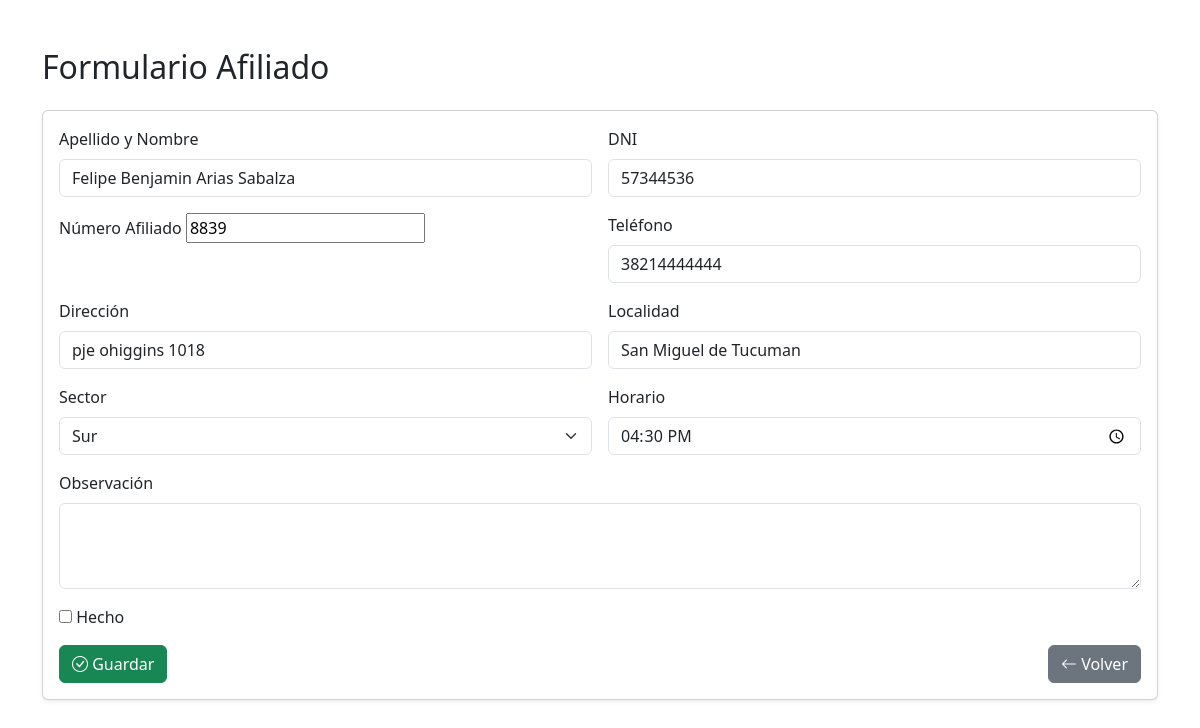
The page /afiliados/editar/5/ (signed in) on the database its author committed.
### afiliados/models.py (models this page shows, shortened)
class Afiliado(models.Model):
    numero_afiliado = models.CharField(max_length=20, unique=True)
    apellido_nombre = models.CharField(max_length=100)
    dni = models.CharField(max_length=20)
    telefono = models.CharField(max_length=20, blank=True, null=True)
    direccion = models.CharField(max_length=200, blank=True, null=True)
    localidad = models.CharField(max_length=100, blank=True, null=True)
    SECTOR_CHOICES = [
        ('Norte', 'Norte'),
        ('Sur', 'Sur'),
        ('Este', 'Este'),
        ('Oeste', 'Oeste'),
        ('Centro', 'Centro'),
    ]
    sector = models.CharField(max_length=20, choices=SECTOR_CHOICES)
    horario = models.TimeField(blank=True, null=True)
    observacion = models.TextField(blank=True, null=True)
    hecho = models.BooleanField(default=False)

### afiliados/views.py (the view)
# urls.py: path('editar/<int:pk>/', views.editar_afiliado, name='editar_afiliado'),
@login_required
def editar_afiliado(request, pk):
    afiliado = get_object_or_404(Afiliado, pk=pk)
    if request.method == "POST":
        form = AfiliadoForm(request.POST, instance=afiliado)
        if form.is_valid():
            form.save()
            return redirect("lista_afiliados")
    else:
        form = AfiliadoForm(instance=afiliado)
    return render(request, "afiliados/editar_afiliado.html", {"form": form})

### afiliados/forms.py
class AfiliadoForm(forms.ModelForm):
    class Meta:
        model = Afiliado
        fields = '__all__'
        widgets = {
            'apellido_nombre': forms.TextInput(attrs={'class': 'form-control'}),
            'dni': forms.TextInput(attrs={'class': 'form-control'}),
            'telefono': forms.TextInput(attrs={'class': 'form-control'}),
            'direccion': forms.TextInput(attrs={'class': 'form-control'}),
            'localidad': forms.TextInput(attrs={'class': 'form-control'}),
            'sector': forms.Select(attrs={'class': 'form-select'}),
            'horario': forms.TimeInput(attrs={'class': 'form-control', 'type': 'time'}),
            'observacion': forms.Textarea(attrs={'class': 'form-control', 'rows':3}),
        }

### afiliados/templates/afiliados/editar_afiliado.html (shortened to what this page needs)
<!DOCTYPE html>
<html lang="es">
<head>
    <link href="https://cdn.jsdelivr.net/npm/bootstrap@5.3.2/dist/css/bootstrap.min.css" rel="stylesheet">
    <link href="https://cdn.jsdelivr.net/npm/bootstrap-icons@1.11.1/font/bootstrap-icons.css" rel="stylesheet">
</head>
<body>
<div class="container my-5">
    <h2 class="mb-4">Formulario Afiliado</h2>
    <div class="card shadow-sm">
        <div class="card-body">
            <form method="post" class="row g-3">
                <div class="col-md-6">
                    <label for="id_apellido_nombre" class="form-label">Apellido y Nombre</label>
                    {{ form.apellido_nombre }}
                </div>
                <div class="col-md-6">
                    <label for="id_dni" class="form-label">DNI</label>
                    {{ form.dni }}
                </div>
                <div class="col-md-6">
                    <label for="id_numero_afiliado" class="form-label">Número Afiliado</label>
                    {{ form.numero_afiliado }}
                </div>
                <div class="col-md-6">
                    <label for="id_telefono" class="form-label">Teléfono</label>
                    {{ form.telefono }}
                </div>
                <div class="col-md-6">
                    <label for="id_direccion" class="form-label">Dirección</label>
                    {{ form.direccion }}
                </div>
                <div class="col-md-6">
                    <label for="id_localidad" class="form-label">Localidad</label>
                    {{ form.localidad }}
                </div>
                <div class="col-md-6">
                    <label for="id_sector" class="form-label">Sector</label>
                    {{ form.sector }}
                </div>
                <div class="col-md-6">
                    <label for="id_horario" class="form-label">Horario</label>
                    {{ form.horario }}
                </div>
                <div class="col-12">
                    <label for="id_observacion" class="form-label">Observación</label>
                    {{ form.observacion }}
                </div>
                <div class="col-12">
                    <label class="form-check-label">
                        {{ form.hecho }} Hecho
                    </label>
                </div>
                <div class="col-12 d-flex justify-content-between mt-3">
                    <button type="submit" class="btn btn-success"><i class="bi bi-check-circle"></i> Guardar</button>
                    <a href="{% url 'lista_afiliados' %}" class="btn btn-secondary"><i class="bi bi-arrow-left"></i> Volver</a>
                </div>
            </form>
        </div>
    </div>
</div>
</body>
</html>

### rows shown on the page
Afiliado: apellido_nombre "Felipe Benjamin Arias Sabalza", dni "57344536", numero_afiliado "8839", telefono "38214444444", direccion "pje ohiggins 1018", localidad "San Miguel de Tucuman", sector "Sur", horario "16:30:00"
